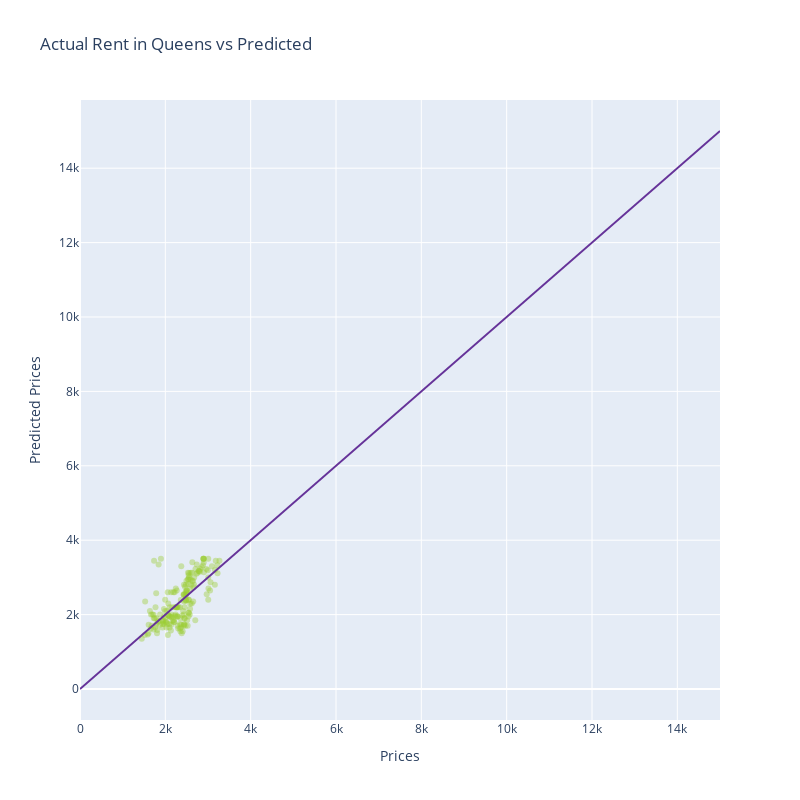

Notebook code cell kept with this figure:
### Code cell
act_vs_pred(model_q, marker_color= '#9ACD32', line_color='#663399', X_train=X_train_q, y_train=y_train_q, borough = 'Queens')

### Figure 1 — Plotly figure (JSON) as saved in the notebook; plotly's stock layout.template omitted (floating-point values rounded to 4 significant figures; data arrays with more than 128 entries replaced by an {"elided": "..."} marker saying what was removed)
{"data": [{"hovertemplate": "x=%{x}<br>y=%{y}<extra></extra>", "legendgroup": "", "line": {"color": "#663399"}, "marker": {"color": "#9ACD32", "opacity": 0.4, "symbol": "circle"}, "mode": "markers", "name": "", "orientation": "v", "showlegend": false, "type": "scatter", "x": {"elided": "185 float values"}, "xaxis": "x", "y": {"elided": "185 int values"}, "yaxis": "y"}, {"hovertemplate": "x=%{x}<br>y=%{y}<extra></extra>", "legendgroup": "", "line": {"color": "#663399", "dash": "solid"}, "marker": {"color": "#9ACD32", "symbol": "circle"}, "mode": "lines", "name": "", "orientation": "v", "showlegend": false, "type": "scatter", "x": [0, 15000], "xaxis": "x", "y": [0, 15000], "yaxis": "y"}], "layout": {"height": 800, "title": {"text": "Actual Rent in Queens vs Predicted"}, "width": 800, "xaxis": {"title": {"text": "Prices"}}, "yaxis": {"title": {"text": "Predicted Prices"}}}}
